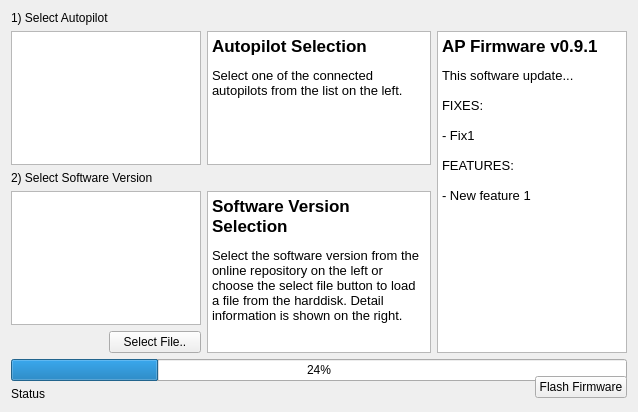
<?xml version="1.0" encoding="UTF-8"?>
<ui version="4.0">
 <class>QGCFirmwareUpdateWidget</class>
 <widget class="QWidget" name="QGCFirmwareUpdateWidget">
  <property name="geometry">
   <rect>
    <x>0</x>
    <y>0</y>
    <width>638</width>
    <height>412</height>
   </rect>
  </property>
  <property name="windowTitle">
   <string>Form</string>
  </property>
  <layout class="QGridLayout" name="gridLayout">
   <item row="0" column="0" colspan="2">
    <widget class="QLabel" name="label_2">
     <property name="text">
      <string>1) Select Autopilot</string>
     </property>
    </widget>
   </item>
   <item row="1" column="0" colspan="2">
    <widget class="QListWidget" name="autopilotListWidget"/>
   </item>
   <item row="1" column="2">
    <widget class="QTextEdit" name="textEdit">
     <property name="readOnly">
      <bool>true</bool>
     </property>
     <property name="html">
      <string>&lt;!DOCTYPE HTML PUBLIC &quot;-//W3C//DTD HTML 4.0//EN&quot; &quot;http://www.w3.org/TR/REC-html40/strict.dtd&quot;&gt;
&lt;html&gt;&lt;head&gt;&lt;meta name=&quot;qrichtext&quot; content=&quot;1&quot; /&gt;&lt;style type=&quot;text/css&quot;&gt;
p, li { white-space: pre-wrap; }
&lt;/style&gt;&lt;/head&gt;&lt;body style=&quot; font-family:'Ubuntu'; font-size:11pt; font-weight:400; font-style:normal;&quot;&gt;
&lt;p style=&quot; margin-top:14px; margin-bottom:12px; margin-left:0px; margin-right:0px; -qt-block-indent:0; text-indent:0px;&quot;&gt;&lt;span style=&quot; font-family:'Lucida Grande'; font-size:13pt; font-weight:600;&quot;&gt;Autopilot Selection&lt;/span&gt;&lt;/p&gt;
&lt;p style=&quot; margin-top:0px; margin-bottom:0px; margin-left:0px; margin-right:0px; -qt-block-indent:0; text-indent:0px;&quot;&gt;&lt;span style=&quot; font-family:'Lucida Grande'; font-size:10pt;&quot;&gt;Select one of the connected autopilots from the list on the left.&lt;/span&gt;&lt;/p&gt;&lt;/body&gt;&lt;/html&gt;</string>
     </property>
    </widget>
   </item>
   <item row="1" column="3" rowspan="4" colspan="2">
    <widget class="QTextEdit" name="firmwareInfo">
     <property name="readOnly">
      <bool>true</bool>
     </property>
     <property name="html">
      <string>&lt;!DOCTYPE HTML PUBLIC &quot;-//W3C//DTD HTML 4.0//EN&quot; &quot;http://www.w3.org/TR/REC-html40/strict.dtd&quot;&gt;
&lt;html&gt;&lt;head&gt;&lt;meta name=&quot;qrichtext&quot; content=&quot;1&quot; /&gt;&lt;style type=&quot;text/css&quot;&gt;
p, li { white-space: pre-wrap; }
&lt;/style&gt;&lt;/head&gt;&lt;body style=&quot; font-family:'Ubuntu'; font-size:11pt; font-weight:400; font-style:normal;&quot;&gt;
&lt;p style=&quot; margin-top:14px; margin-bottom:12px; margin-left:0px; margin-right:0px; -qt-block-indent:0; text-indent:0px;&quot;&gt;&lt;span style=&quot; font-family:'Lucida Grande'; font-size:13pt; font-weight:600;&quot;&gt;AP Firmware v0.9.1&lt;/span&gt;&lt;/p&gt;
&lt;p style=&quot; margin-top:0px; margin-bottom:0px; margin-left:0px; margin-right:0px; -qt-block-indent:0; text-indent:0px;&quot;&gt;&lt;span style=&quot; font-family:'Lucida Grande'; font-size:10pt;&quot;&gt;This software update...&lt;/span&gt;&lt;/p&gt;
&lt;p style=&quot;-qt-paragraph-type:empty; margin-top:0px; margin-bottom:0px; margin-left:0px; margin-right:0px; -qt-block-indent:0; text-indent:0px; font-family:'Lucida Grande'; font-size:10pt;&quot;&gt;&lt;br /&gt;&lt;/p&gt;
&lt;p style=&quot; margin-top:0px; margin-bottom:0px; margin-left:0px; margin-right:0px; -qt-block-indent:0; text-indent:0px;&quot;&gt;&lt;span style=&quot; font-family:'Lucida Grande'; font-size:10pt;&quot;&gt;FIXES:&lt;/span&gt;&lt;/p&gt;
&lt;p style=&quot;-qt-paragraph-type:empty; margin-top:0px; margin-bottom:0px; margin-left:0px; margin-right:0px; -qt-block-indent:0; text-indent:0px; font-family:'Lucida Grande'; font-size:10pt;&quot;&gt;&lt;br /&gt;&lt;/p&gt;
&lt;p style=&quot; margin-top:0px; margin-bottom:0px; margin-left:0px; margin-right:0px; -qt-block-indent:0; text-indent:0px;&quot;&gt;&lt;span style=&quot; font-family:'Lucida Grande'; font-size:10pt;&quot;&gt;- Fix1&lt;/span&gt;&lt;/p&gt;
&lt;p style=&quot;-qt-paragraph-type:empty; margin-top:0px; margin-bottom:0px; margin-left:0px; margin-right:0px; -qt-block-indent:0; text-indent:0px; font-family:'Lucida Grande'; font-size:10pt;&quot;&gt;&lt;br /&gt;&lt;/p&gt;
&lt;p style=&quot; margin-top:0px; margin-bottom:0px; margin-left:0px; margin-right:0px; -qt-block-indent:0; text-indent:0px;&quot;&gt;&lt;span style=&quot; font-family:'Lucida Grande'; font-size:10pt;&quot;&gt;FEATURES:&lt;/span&gt;&lt;/p&gt;
&lt;p style=&quot;-qt-paragraph-type:empty; margin-top:0px; margin-bottom:0px; margin-left:0px; margin-right:0px; -qt-block-indent:0; text-indent:0px; font-family:'Lucida Grande'; font-size:10pt;&quot;&gt;&lt;br /&gt;&lt;/p&gt;
&lt;p style=&quot; margin-top:0px; margin-bottom:0px; margin-left:0px; margin-right:0px; -qt-block-indent:0; text-indent:0px;&quot;&gt;&lt;span style=&quot; font-family:'Lucida Grande'; font-size:10pt;&quot;&gt;- New feature 1&lt;/span&gt;&lt;/p&gt;&lt;/body&gt;&lt;/html&gt;</string>
     </property>
    </widget>
   </item>
   <item row="2" column="0" colspan="2">
    <widget class="QLabel" name="label_3">
     <property name="text">
      <string>2) Select Software Version</string>
     </property>
    </widget>
   </item>
   <item row="3" column="0" colspan="2">
    <widget class="QListWidget" name="firmwareListWidget"/>
   </item>
   <item row="3" column="2" rowspan="2">
    <widget class="QTextEdit" name="textEdit_2">
     <property name="readOnly">
      <bool>true</bool>
     </property>
     <property name="html">
      <string>&lt;!DOCTYPE HTML PUBLIC &quot;-//W3C//DTD HTML 4.0//EN&quot; &quot;http://www.w3.org/TR/REC-html40/strict.dtd&quot;&gt;
&lt;html&gt;&lt;head&gt;&lt;meta name=&quot;qrichtext&quot; content=&quot;1&quot; /&gt;&lt;style type=&quot;text/css&quot;&gt;
p, li { white-space: pre-wrap; }
&lt;/style&gt;&lt;/head&gt;&lt;body style=&quot; font-family:'Ubuntu'; font-size:11pt; font-weight:400; font-style:normal;&quot;&gt;
&lt;p style=&quot; margin-top:14px; margin-bottom:12px; margin-left:0px; margin-right:0px; -qt-block-indent:0; text-indent:0px;&quot;&gt;&lt;span style=&quot; font-family:'Lucida Grande'; font-size:13pt; font-weight:600;&quot;&gt;Software Version Selection&lt;/span&gt;&lt;/p&gt;
&lt;p style=&quot; margin-top:0px; margin-bottom:0px; margin-left:0px; margin-right:0px; -qt-block-indent:0; text-indent:0px;&quot;&gt;&lt;span style=&quot; font-family:'Lucida Grande'; font-size:10pt;&quot;&gt;Select the software version from the online repository on the left or choose the select file button to load a file from the harddisk. Detail information is shown on the right.&lt;/span&gt;&lt;/p&gt;&lt;/body&gt;&lt;/html&gt;</string>
     </property>
    </widget>
   </item>
   <item row="4" column="1">
    <widget class="QPushButton" name="selectFileButton">
     <property name="text">
      <string>Select File..</string>
     </property>
    </widget>
   </item>
   <item row="5" column="0" rowspan="2" colspan="5">
    <widget class="QProgressBar" name="progressBar">
     <property name="value">
      <number>24</number>
     </property>
    </widget>
   </item>
   <item row="6" column="4" rowspan="2">
    <widget class="QPushButton" name="flashFirmwareButton">
     <property name="text">
      <string>Flash Firmware</string>
     </property>
    </widget>
   </item>
   <item row="7" column="0">
    <widget class="QLabel" name="label">
     <property name="text">
      <string>Status</string>
     </property>
    </widget>
   </item>
  </layout>
 </widget>
 <resources/>
 <connections/>
</ui>
